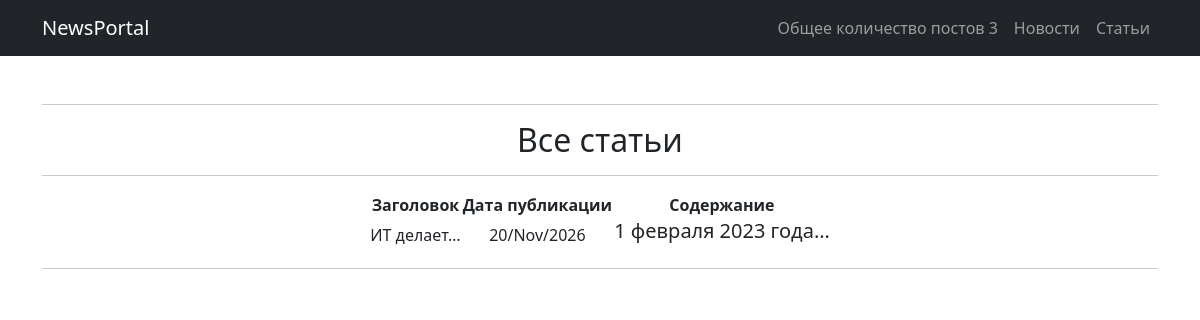
The page /articles/ on the database as committed earlier.
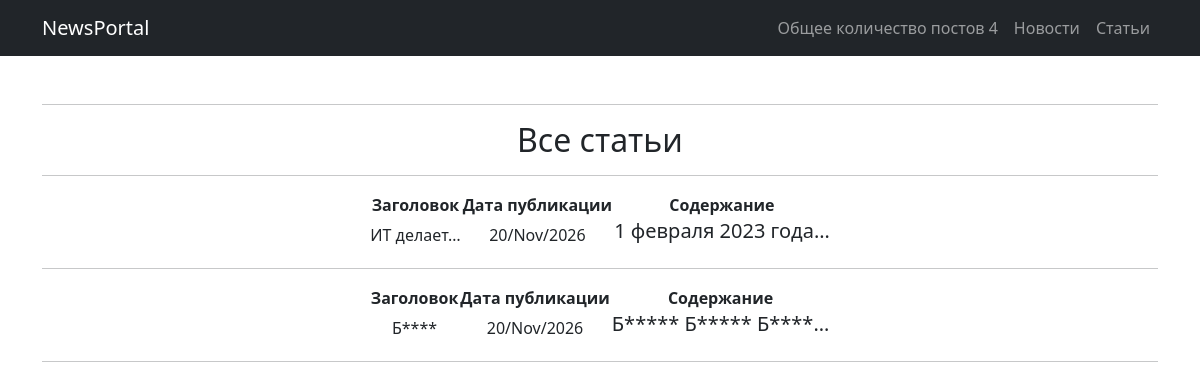
The same page on the database as committed later.
### news/models.py (models this page shows, shortened)
class Post(models.Model):
    article = 'AT'
    news = 'NW'
    TYPE = [(article, 'Статья'), (news, 'Новость')]
    many_author = models.ForeignKey(Author, on_delete=models.CASCADE)
    article_or_news = models.CharField(max_length=2, choices=TYPE, default=article)
    datetime = models.DateTimeField(auto_now_add=True)
    many_category = models.ManyToManyField(Category, through="PostCategory")
    header = models.CharField(max_length=150)
    text = models.TextField()
    rating = models.SmallIntegerField(default=0)

### news/views.py (the view)
# urls.py: path('articles/', ArticleList.as_view()),
class ArticleList(ListView):
    model = Post
    ordering = 'datetime'
    template_name = 'flatpages/articles.html'
    context_object_name = 'article'

### news/templatetags/custom_filter1.py (called while the page is built)
@register.filter()
def length(words):
    return f"{len(words)}"

### news/templatetags/custom_filter2.py (called while the page is built)
@register.filter()
def post_time(date, format_string='%d/%b/%Y'):
    return date.utcnow().strftime(format_string)

### news/templatetags/custom_filter3.py (called while the page is built)
@register.filter()
def censor(value):
    finder = value.split()
    for _ in finder:
        if isinstance(_, str):
            if _.lower().replace(".", "").replace(",", "").replace(";", "").replace(":", "") in censor_words:
                finder[finder.index(_)] = (_[0] + len(_[1:]) * "*")
            else:
                continue
        else:
            continue
    return " ".join(finder)

### templates/flatpages/articles.html (shortened to what this page needs)
{% extends 'flatpages/index.html' %}
{% load custom_filter1 %}
{% load custom_filter2 %}
{% load custom_filter3 %}
{% block allpost %}
    {{article|length}}
{% endblock allpost %}
{% block content %}
    <hr>
    <h2>Все статьи</h2>
    <hr>
    {% if article %}
        {% for info in article %}
            {% if info.article_or_news == "AT" %}
                <table class="editorDemoTable" style="margin-left: auto; margin-right: auto;">
                    <tbody>
                        <tr>
                            <td><strong>Заголовок</strong></td>
                            <td><strong>Дата публикации</strong></td>
                            <td><strong>Содержание</strong></td>
                        </tr>
                        <tr>
                            <td>{{ info.header|censor|truncatechars:10 }}</td>
                            <td>{{ info.datetime|post_time }}</td>
                            <td><h5>{{ info.text|censor|truncatechars:20 }}</h5></td>
                        </tr>
                    </tbody>
                </table>
                <hr>
            {% endif %}
        {% endfor %}
    {% else %}
        <h2>Постов нет (👉ﾟヮﾟ)👉</h2>
    {% endif %}
{% endblock content %}

### templates/flatpages/index.html (shortened to what this page needs)
<!DOCTYPE html>
<html lang="en">
    <head>
        {% load static %}
        <link href="{% static 'css/styles.css' %}" rel="stylesheet" />
    </head>
    <body>
        <nav class="navbar navbar-expand-lg navbar-dark bg-dark">
            <div class="container">
                <a class="navbar-brand" href="#">NewsPortal</a>
                <div class="collapse navbar-collapse" id="navbarSupportedContent">
                    <ul class="navbar-nav ms-auto mb-2 mb-lg-0">
                        <li class="nav-item"><a class="nav-link" href="#">Общее количество постов {% block allpost %}{% endblock allpost %}</a></li>
                        <li class="nav-item"><a class="nav-link" href="/news/">Новости</a></li>
                        <li class="nav-item"><a class="nav-link" href="/articles/">Статьи</a></li>
                    </ul>
                </div>
            </div>
        </nav>
        <div class="container">
            <div class="text-center mt-5">
                {% block content %}
                {% endblock content %}
            </div>
        </div>
    </body>
</html>

Rows that differ between the two databases and show on the page:
added Post: header|censor "Б****", datetime|post_time "20/Nov/2026", text|censor "Б***** Б***** Б****…"
Other text that changed with them:
{{ article|length }}: "3" → "4"
